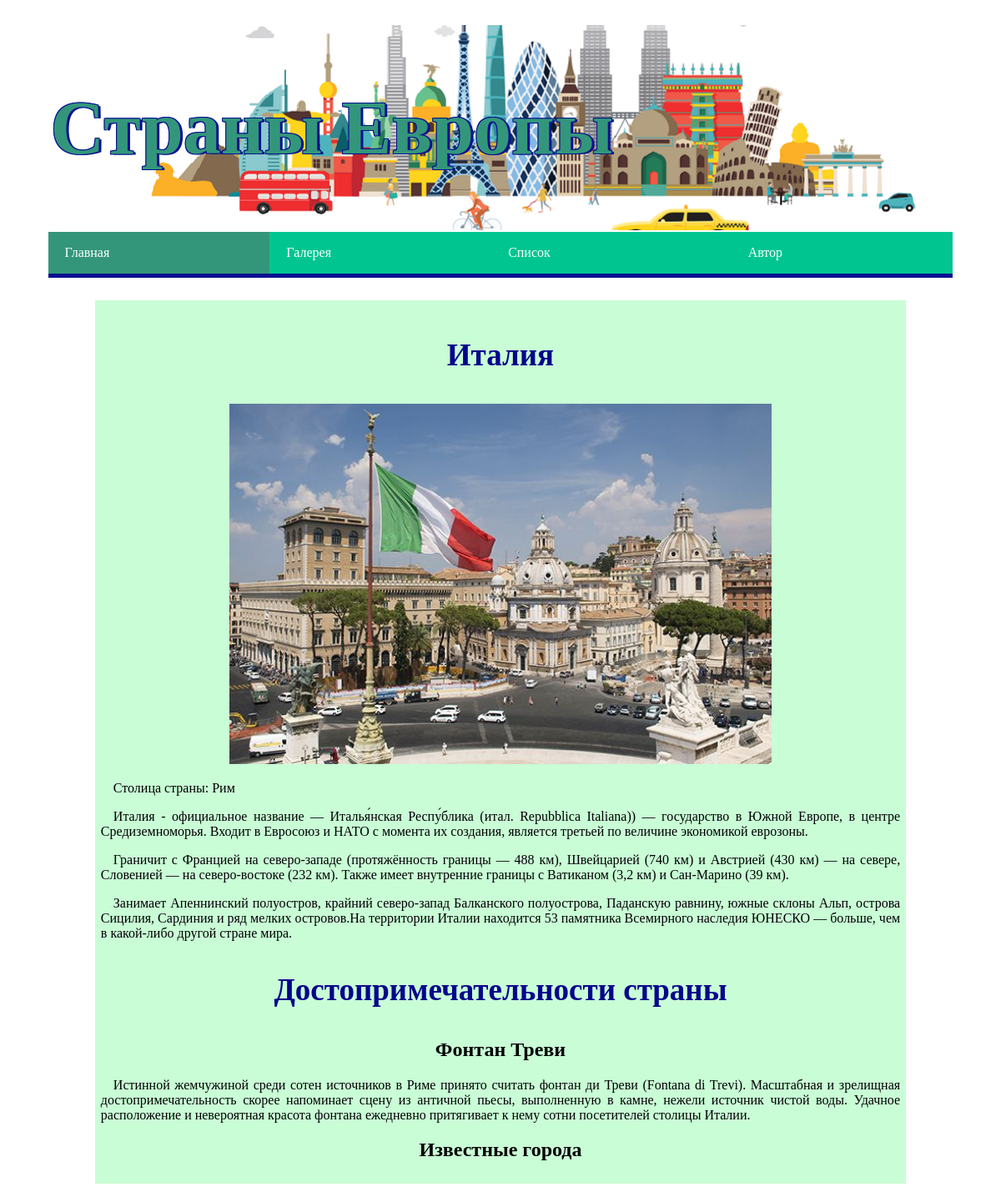
The app's page /index-ITA.php with its own data.
### tables this page shows
CREATE TABLE `country` (
  `Code` CHAR(3) NOT NULL DEFAULT '',
  `Name` CHAR(52) NOT NULL DEFAULT '',
  `Capital` CHAR(52) NOT NULL DEFAULT '',
  PRIMARY KEY (`Code`)
);

CREATE TABLE `countryinfo` (
  `CountryCode` CHAR(3) NOT NULL DEFAULT '',
  `Text` TEXT(2000) NOT NULL DEFAULT '',
  `OrderText` INT(3) DEFAULT NULL,
  KEY `CountryCode` (`CountryCode`),
  CONSTRAINT `countryinfo_ibfk_1` FOREIGN KEY (`CountryCode`) REFERENCES `country` (`Code`)
);

CREATE TABLE `countryattraction` (
  `CountryCode` CHAR(3) NOT NULL DEFAULT '',
  `Text` TEXT(2000) NOT NULL DEFAULT '',
  `OrderText` INT(3) DEFAULT NULL,
  KEY `CountryCode` (`CountryCode`),
  CONSTRAINT `countryattraction_ibfk_1` FOREIGN KEY (`CountryCode`) REFERENCES `country` (`Code`)
);

### index-ITA.php (the view, shortened to what this page needs)
<!DOCTYPE html>
 <html lang="ru">
    <head>
		<link rel="stylesheet" href="style.css">
	</head>
 <body align="center">
	<div class="container">
	 <table align="center">
	 <tr>
		 <table align="center" class="main-table1">
			<tr>
			<th class="th-header">
			 <h1 class="header-text">Страны Европы
			 </h1>
			</th>
			</tr>
		 </table>
		 <div id="site_navigation" class="site-navigation">
			 <div id="main_menu" class="main-menu">
			 <ul class="menu">
				<li class="first leaf"><a href="index.php" title="Журнал" class="item active">Главная</a></li>
				<li class="leaf"><a href="index2.php" title="Журнал" class="item">Галерея</a></li>
				<li class="leaf"><a href="index3.php" title="Журнал" class="item">Список</a></li>
				<li class="last leaf"><a href="index4.php" title="Журнал" class="item">Автор</a></li>
			 </ul>
			 </div>
		 </div>
		<table align="center" class="main-table-country">
		<tr>
			<td class="main-page-text" rowspan="4">
				<h3>Италия</h3>
				<img class="img-country" src="italy-1.jpg"></img>
				<p>
					<?php
					  $mysqli = new mysqli("localhost", "nkarabanova", "Naty2307", "newSql");
					  mysqli_set_charset($mysqli, 'utf8');
					  $query = "select * from country where Code = 'ITA'";
					  $result = $mysqli->query($query);
					  while($row = $result->fetch_array(MYSQLI_ASSOC)) {
					    echo "<p>Столица страны: ".$row["Capital"]."</p>";
					  }
					?>
				</p>
					<?php
					  $mysqli = new mysqli("localhost", "nkarabanova", "Naty2307", "newSql");
					  mysqli_set_charset($mysqli, 'utf8');
					  $query = "select * from countryinfo where  CountryCode = 'ITA' order by OrderText";
					  $result = $mysqli->query($query);
					  while($row = $result->fetch_array(MYSQLI_ASSOC)) {
					    echo "<p>".$row["Text"]."</p>";
					  }
					?>
					<h3>Достопримечательности страны</h3>
					<h2>Фонтан Треви</h2>
					<?php
					  $mysqli = new mysqli("localhost", "nkarabanova", "Naty2307", "newSql");
					  mysqli_set_charset($mysqli, 'utf8');
					  $query = "select * from countryattraction where  CountryCode = 'ITA' order by OrderText";
					  $result = $mysqli->query($query);
					  while($row = $result->fetch_array(MYSQLI_ASSOC)) {
					    echo "<p>".$row["Text"]."</p>";
					  }
					?>
				<h2>Известные города</h2>
			</td>
		</tr>
		</table>
	 </table>
	 </div>
 </body>
 </html>

### style.css (style rules this page uses)
body { background-color: #fff; }
body a { color: #02aace; text-decoration: none; }
a { outline: 0; }
h3 { font-size: 37px; color: #05058a; }
p { text-indent: 15px; text-align: justify; }
ul.menu { border: none; list-style: none; text-align: left; width: 100%; }
ul.menu li { margin: 0; padding: 0; }
ul li.leaf { list-style-image: url(/misc/menu-leaf.png); list-style-type: square; }
ul.menu li { margin: 0 0 0 0.5em; }
li.expanded, li.collapsed, li.leaf { padding: 0.2em 0.5em 0 0; margin: 0; }
a.active, a.active:hover { background-color: #33967b; color: #fff; }
.leaf { width: 24.5%; }
.img-country { width: 80% }
@media (min-width: 800px) and (max-width: 2400px) { .th-header { background: url(eur_header.png) repeat-y 25% 80%; } }
@media (min-width: 800px) and (max-width: 2400px) { .main-page-text { width: 700px; } }
@media (min-width: 800px) and (max-width: 2400px) { .img-country { width: 650px; } }
.last { float: right!important; }
.container { background: #fff; padding: 20px 20px 0; margin: 10px auto; margin: 0 auto; width: 95%; box-sizing: border-box; -moz-box-sizing: border-box; -webkit-box-sizing: border-box; }
.main-table1 { width: 100%; height:250px; }
.main-page-text { padding: 7px; background-color: #b4fdc7b8; }
.main-table-country { width: 90%; }
.header-text { font-size: 90px; color: #33967b; text-align: justify; text-shadow: #061090 3px 1px 0, #061090 -1px -1px 0, #061090 -1px 1px 0, #061090 1px -1px 0; }
.site-navigation { background: #00c590; margin: 0 0 25px; min-height: 50px; border-bottom: 5px solid #061090; }
#main_menu > ul { float: left; }
#main_menu > ul, #main-menu > ul * { margin: 0; padding: 0; list-style: none; }
#site_navigation #main_menu > ul li { display: block; float: left; height: 45px; line-height: 50px; }
#main_menu > ul li { position: relative; white-space: nowrap; -webkit-transition: background .2s; transition: background .2s; }
#main_menu > ul, #main_menu > ul * { margin: 0; padding: 0; list-style: none; }
#site_navigation #main_menu > ul a { padding: 0 20px; color: #fff; font-weight: 400; text-decoration: none; text-align: left; cursor: pointer; }
#main_menu > ul a { zoom: 1; }
#main_menu > ul a { display: block; position: relative; }

### records on screen
country: Capital "Рим"
countryinfo: Text "Италия - официальное название — Италья́нская Респу́блика (итал. Repubblica Italiana)) — государство в Южной Европе, в центре Средиземноморья. Входит в Евросоюз и НАТО с момента их создания, является третьей по величине экономикой еврозоны."
countryinfo: Text "Граничит с Францией на северо-западе (протяжённость границы — 488 км), Швейцарией (740 км) и Австрией (430 км) — на севере, Словенией — на северо-востоке (232 км). Также имеет внутренние границы с Ватиканом (3,2 км) и Сан-Марино (39 км)."
countryinfo: Text "Занимает Апеннинский полуостров, крайний северо-запад Балканского полуострова, Паданскую равнину, южные склоны Альп, острова Сицилия, Сардиния и ряд мелких островов.На территории Италии находится 53 памятника Всемирного наследия ЮНЕСКО — больше, чем в какой-либо другой стране мира."
countryattraction: Text "Истинной жемчужиной среди сотен источников в Риме принято считать фонтан ди Треви (Fontana di Trevi). Масштабная и зрелищная достопримечательность скорее напоминает сцену из античной пьесы, выполненную в камне, нежели источник чистой воды. Удачное расположение и невероятная красота фонтана ежедневно притягивает к нему сотни посетителей столицы Италии."
